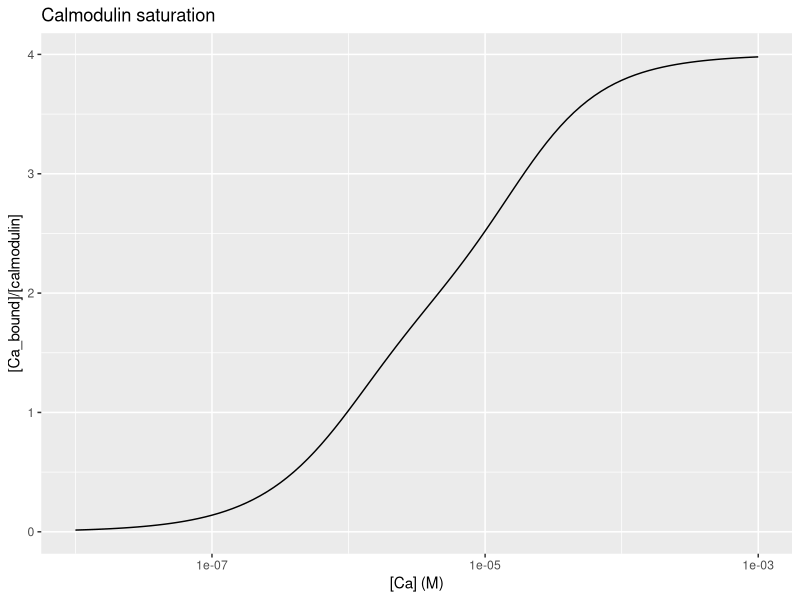
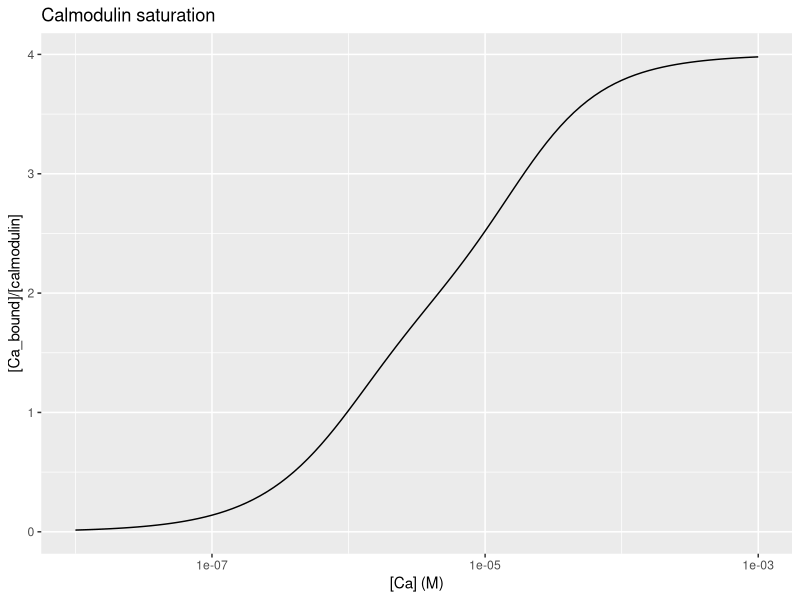

R code for these plots, in order:
## ---- chunk 1
knitr::opts_chunk$set(echo = TRUE)
## ---- chunk 2
library(ggplot2)
## ---- chunk 3
figure3 <- read.table("Figure3.txt",sep="\t",header=FALSE)
names(figure3) <- c("Ca","saturation")
## ---- chunk 4
p3 <- ggplot(figure3, aes(x=Ca,y=saturation))
p3 <- p3 + geom_line() + scale_x_log10()
p3 <- p3 + ylab("[Ca_bound]/[calmodulin]") + xlab("[Ca] (M)")
p3 <- p3 + ggtitle("Calmodulin saturation")
p3 

png("calmodulin_saturation.png", width = 4, height = 4, units = 'in', res = 300)
p3
dev.off()

